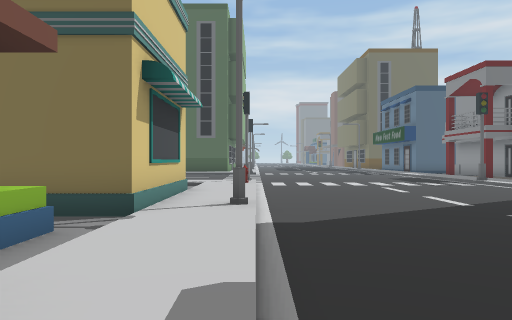
[1] (above)

24 first-person views from a walk through a scene from a Unity 3-D project. The camera is 1.3 m above the floor, looks level and sees 70° across. The floor is counted in squares, 2 m on a side. Each view is taken from the middle of a square. On the plan, view 1 faces up. The plan holds only what a view shows up to about 11 squares ahead; the rest is blank. The place goes on beyond the plan. The player character is not drawn.

[2]
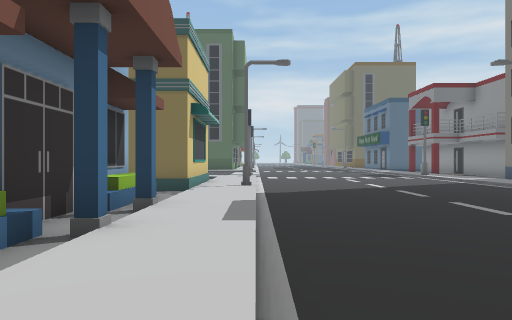

[3]
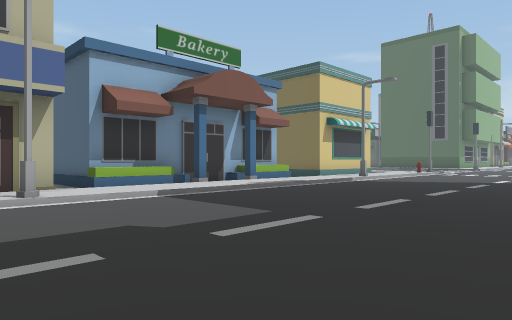

[4]
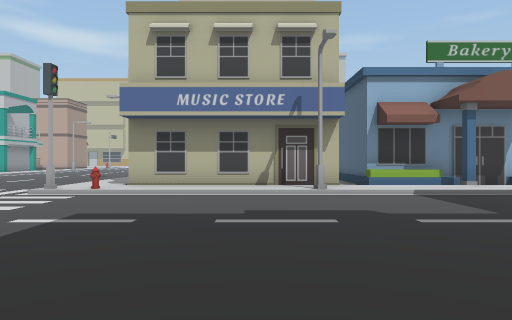

[5]
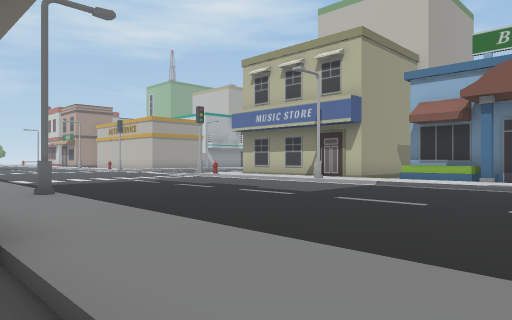

[6]
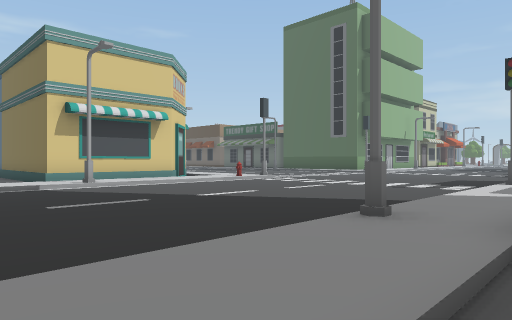

[7]
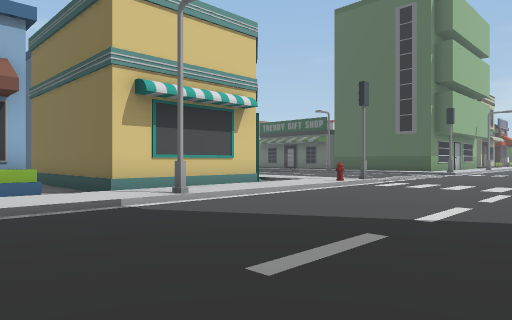

[8]
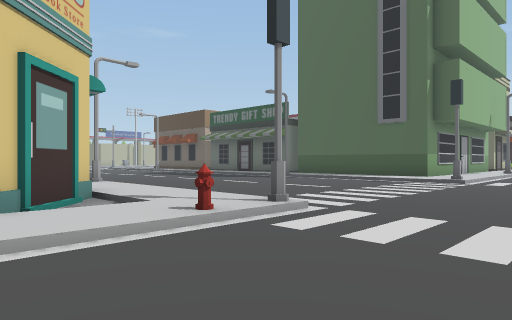

[9]
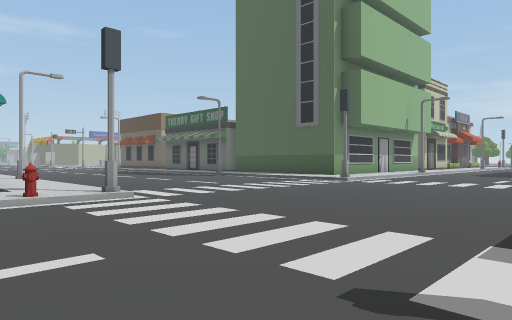

[10]
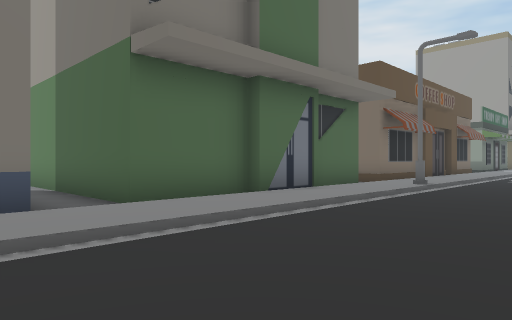

[11]
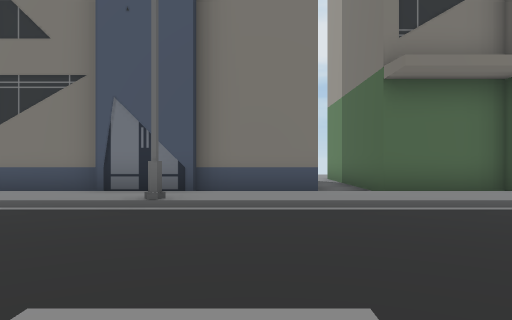

[12]
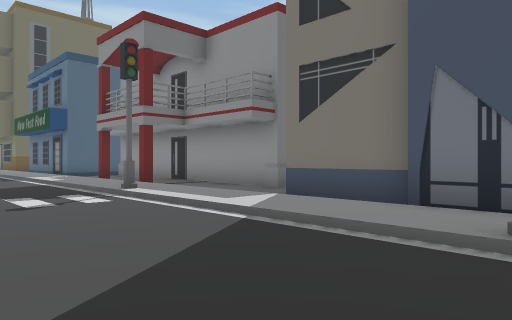

[13]
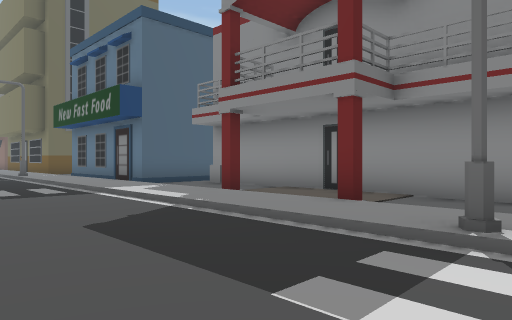

[14]
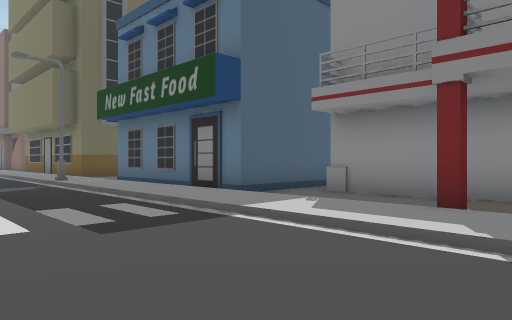

[15]
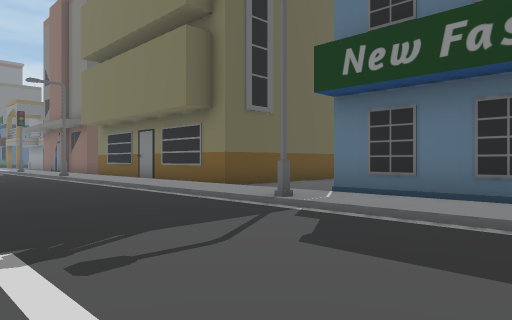

[16]
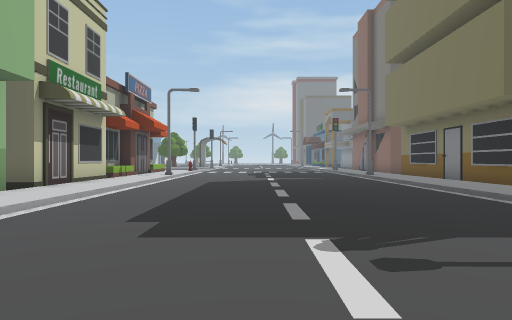

[17]
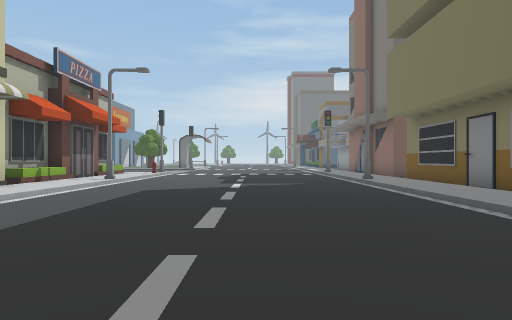

[18]
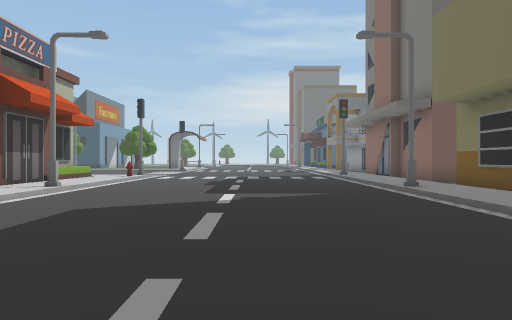

[19]
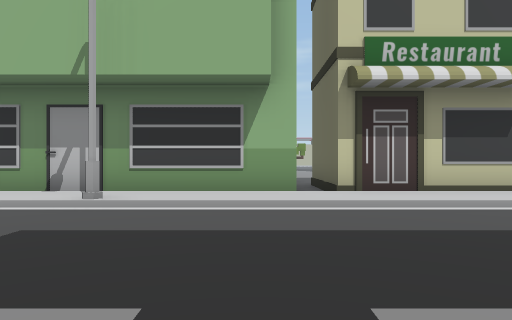

[20]
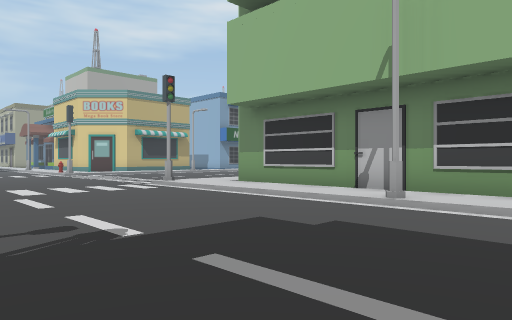

[21]
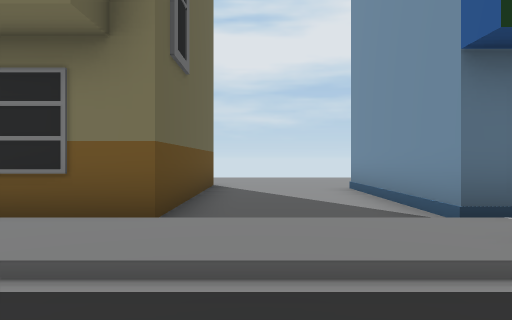

[22]
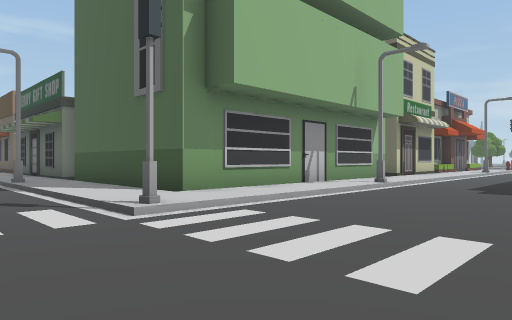

[23]
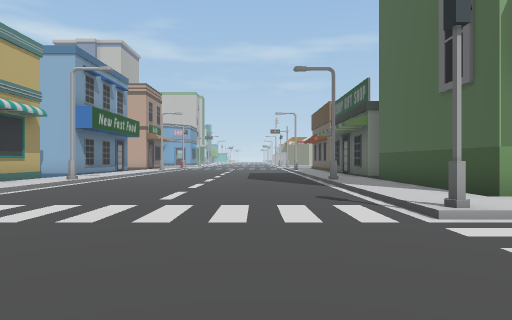

[24]
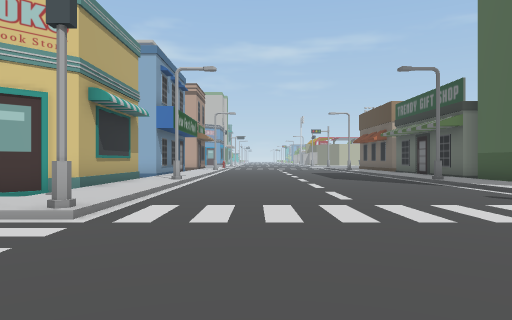

### Floor plan
Key: @ floor where view 1 was taken; # wall or solid block; x gap in a wall; . main floor; : floor 0.25 m higher than the main floor; / step, stairs or slope; ^ raised ledge; O other object.
Columns run from 7 left of view 1 to 16 right of it. Each row starts with its distance up from view 1.
 39      O:/....../:OO
 38      O:/....../:
 37      O:/....../:O
 36      O:O......O:O
 35      O:/....../:O
 34      O:/....../:O
 33      O:/....../:O
 32      O:/....../:O
 31      O:/....../:O
 30    OOO:/....../:O
 29    ...:/....../:OOOOOO..
 28      O:/....../:........
 27      O:/....../:........
 26      O:O......O:OOOOO...
 25      O:/....../:O
 24      O:/....../:O
 23      O:/....../:O
 22      O:/....../:O
 21 OOOOOO:/....../:OOOO
 20 :::::::/....../:...
 19 O//////#....../:..#
 18 ............../:..#
 17 ............../:..#
 16 ............../:#.#
 15 ............../:..#
 14 ............../:#.#
 13 ............../:..#
 12 O//////#......#:..#
 11 :::::::/....../:..#
 10 x####.:O....../:..
  9     ^#:/....../:O
  8      #:/....../:O
  7      #:/....../:O
  6      #:/....../:O
  5 x#####:O......O:O
  4    /////....../:O
  3     O///....../:O
  2     O///....../:.....
  1     O.:/....../:OOOOOO
  0     O.:@....../:O
 -1     O///....../:O
 -2     O //....../:O
 -3   OOO //....../:O
 -4      #:/....../:O
 -5      #:O......O:O
 -6      #:/....../:##
 -7      #:/....../:#
 -8      #:/....../:
 -9      #:/....../
-10      ::O...
-11      ///.

Positions as (right, up) in squares from view 1, and headings:
1: (0, 0), facing up
2: (0, -4), facing up
3: (6, -6), facing up-left
4: (8, -6), facing left
5: (9, 2), facing down-left
6: (9, 2), facing up-left
7: (5, 2), facing up-left
8: (3, 8), facing up-left
9: (6, 9), facing up-left
10: (4, 4), facing down-right
11: (2, 4), facing right
12: (4, 5), facing up-right
13: (4, 11), facing up-right
14: (4, 15), facing up-right
15: (3, 22), facing up-right
16: (3, 22), facing up
17: (4, 25), facing up
18: (4, 28), facing up
19: (5, 28), facing left
20: (5, 28), facing down-left
21: (5, 28), facing right
22: (4, 17), facing up-left
23: (4, 17), facing left
24: (4, 14), facing left
